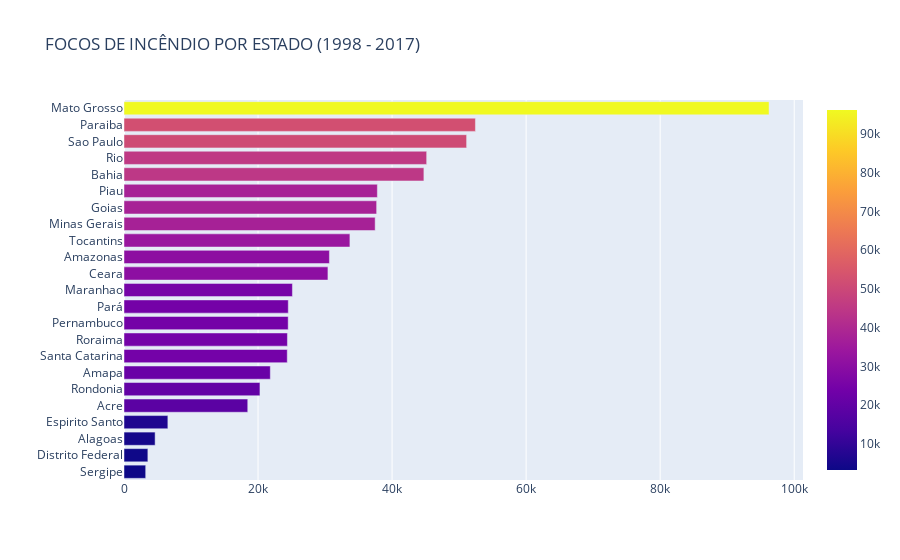

Source (notebook cell):
### Markdown cell above
### 3. Em que estados houveram mais incêndios?

### Code cell
df3 = df[['state', 'number']].groupby('state').sum().sort_values('number').reset_index()

fig = px.bar(df3, x='number', y='state', color='number', 
             title='FOCOS DE INCÊNDIO POR ESTADO (1998 - 2017)',
             labels={
                 "number": " ",
                 "state": " ",
                 "number": " "
                 })
fig.show()
df[['state', 'number']].groupby('state').sum().sort_values('number', ascending=False).reset_index().head()

### Figure 1 — Plotly figure (JSON) as saved in the notebook; plotly's stock layout.template omitted (floating-point values rounded to 4 significant figures)
{"data": [{"alignmentgroup": "True", "hovertemplate": " =%{marker.color}<extra></extra>", "legendgroup": "", "marker": {"color": [3237, 3561, 4644, 6546, 18460.0, 20290.0, 21830.0, 24360.0, 24390.0, 24498, 24510.0, 25130.0, 30430.0, 30650.0, 33710.0, 37480.0, 37700.0, 37800.0, 44750.0, 45160.0, 51120.0, 52440.0, 96250.0], "coloraxis": "coloraxis", "pattern": {"shape": ""}}, "name": "", "offsetgroup": "", "orientation": "h", "showlegend": false, "textposition": "auto", "type": "bar", "x": [3237, 3561, 4644, 6546, 18460.0, 20290.0, 21830.0, 24360.0, 24390.0, 24498, 24510.0, 25130.0, 30430.0, 30650.0, 33710.0, 37480.0, 37700.0, 37800.0, 44750.0, 45160.0, 51120.0, 52440.0, 96250.0], "xaxis": "x", "y": ["Sergipe", "Distrito Federal", "Alagoas", "Espirito Santo", "Acre", "Rondonia", "Amapa", "Santa Catarina", "Roraima", "Pernambuco", "Pará", "Maranhao", "Ceara", "Amazonas", "Tocantins", "Minas Gerais", "Goias", "Piau", "Bahia", "Rio", "Sao Paulo", "Paraiba", "Mato Grosso"], "yaxis": "y"}], "layout": {"barmode": "relative", "coloraxis": {"colorbar": {"title": {"text": " "}}, "colorscale": [[0, "#0d0887"], [0.1111, "#46039f"], [0.2222, "#7201a8"], [0.3333, "#9c179e"], [0.4444, "#bd3786"], [0.5556, "#d8576b"], [0.6667, "#ed7953"], [0.7778, "#fb9f3a"], [0.8889, "#fdca26"], [1, "#f0f921"]]}, "legend": {"tracegroupgap": 0}, "title": {"text": "FOCOS DE INCÊNDIO POR ESTADO (1998 - 2017)"}, "xaxis": {"anchor": "y", "domain": [0, 1], "title": {"text": " "}}, "yaxis": {"anchor": "x", "domain": [0, 1], "title": {"text": " "}}}}
